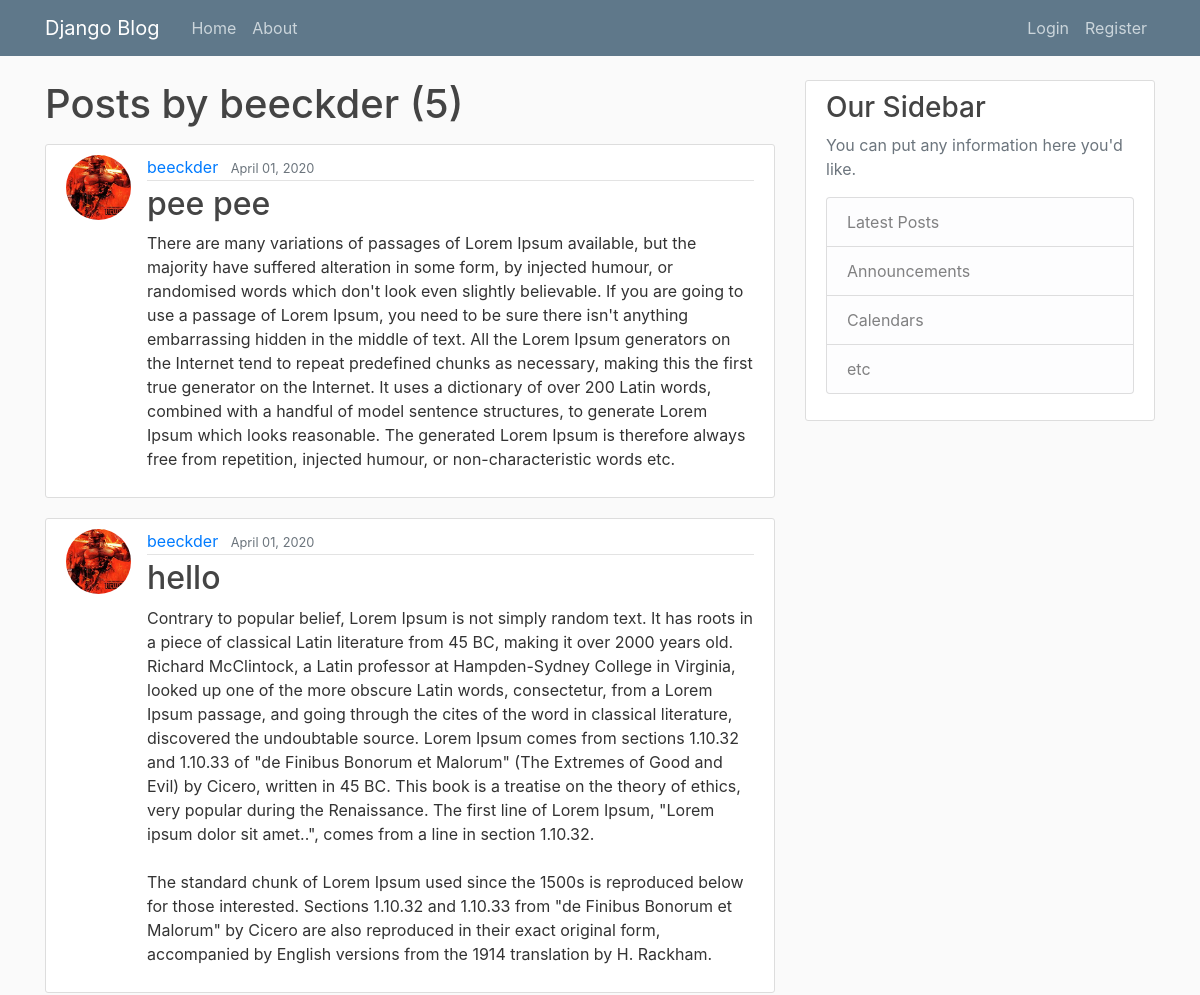
/user/beeckder (upper part), run on an earlier commit of the app's database.
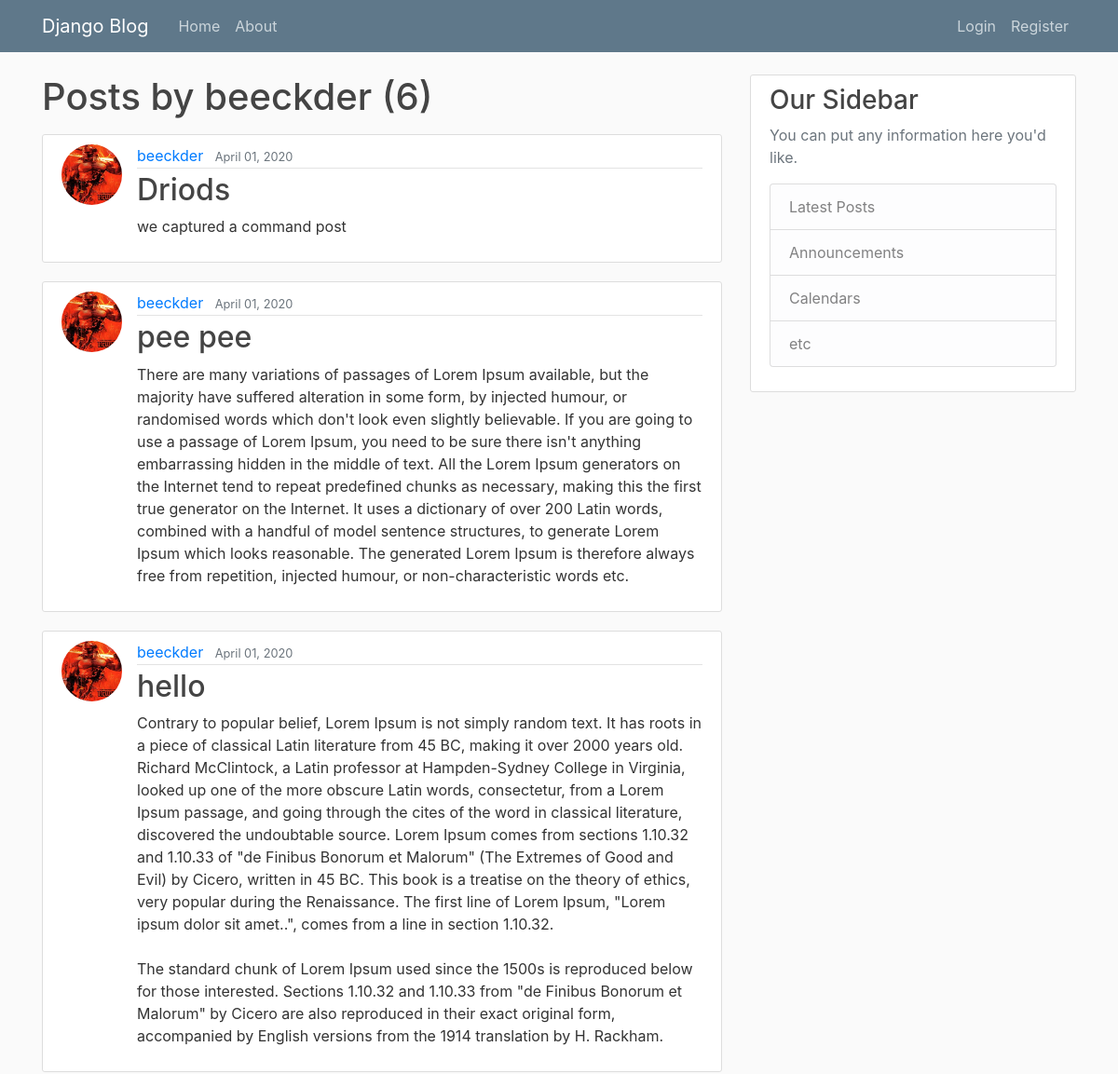
And on a later commit of the database.
### blog/models.py (models this page shows, shortened)
class Post(models.Model):
    title = models.CharField(max_length=100)
    content = models.TextField()
    date_posted = models.DateTimeField(default=timezone.now)
    author = models.ForeignKey(User, on_delete=models.CASCADE)

### users/models.py (models this page shows, shortened)
class Profile(models.Model):
    user = models.OneToOneField(User, on_delete=models.CASCADE)
    image = models.ImageField(default='default.jpg', upload_to='profile_pics')

### blog/views.py (the view)
# urls.py: path('user/<str:username>', UserPostListView.as_view(), name='user-posts'),
class UserPostListView(ListView):
    model = Post
    template_name = 'blog/user_posts.html'  # <app>/<model>_<viewtype>.html
    context_object_name = 'posts'
    paginate_by = 7
    def get_queryset(self):
        user = get_object_or_404(User, username=self.kwargs.get('username'))
        return Post.objects.filter(author=user).order_by('-date_posted')

### blog/templates/blog/user_posts.html (shortened to what this page needs)
{% extends "blog/base.html" %}
{% block content %}
    <h1 class="mb-3">Posts by {{  view.kwargs.username }} ({{ page_obj.paginator.count }})</h1>
    {% for post in posts %}
        <article class="media content-section">
          <img class="rounded-circle article-img" src="{{ post.author.profile.image.url }}">
          <div class="media-body">
            <div class="article-metadata">
              <a class="mr-2" href="{% url 'user-posts' post.author.username %}">{{ post.author }}</a>
              <small class="text-muted">{{ post.date_posted|date:"F d, Y" }}</small>
            </div>
            <h2><a class="article-title" href="{% url 'post-detail' post.id %}">{{ post.title }}</a></h2>
            <p class="article-content">{{ post.content }}</p>
          </div>
        </article>
    {% endfor %}
{% endblock content %}

What changed in the data, as far as the page shows it:
added Post: author.profile.image (picture), author "beeckder", date_posted "April 01, 2020", title "Driods", content "we captured a command post"
Also different on the page:
{{ page_obj.paginator.count }}: "5" → "6"
